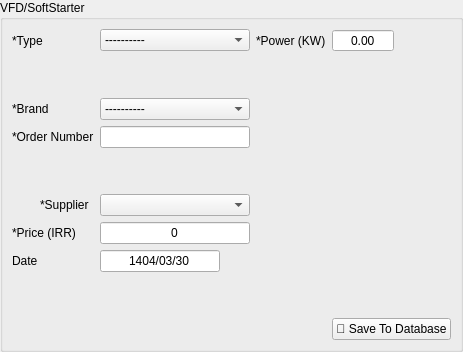
      <widget class="QWidget" name="vfd_softstarter">
       <layout class="QGridLayout" name="gridLayout_19">
        <property name="leftMargin">
         <number>0</number>
        </property>
        <property name="topMargin">
         <number>0</number>
        </property>
        <property name="rightMargin">
         <number>0</number>
        </property>
        <property name="bottomMargin">
         <number>0</number>
        </property>
        <item row="0" column="0">
         <widget class="QGroupBox" name="groupBox_9">
          <property name="title">
           <string>VFD/SoftStarter</string>
          </property>
          <layout class="QGridLayout" name="gridLayout_18">
           <item row="3" column="0" colspan="2">
            <widget class="QLabel" name="label_68">
             <property name="maximumSize">
              <size>
               <width>73</width>
               <height>16777215</height>
              </size>
             </property>
             <property name="text">
              <string>*Brand</string>
             </property>
            </widget>
           </item>
           <item row="7" column="1">
            <widget class="QLabel" name="label_66">
             <property name="maximumSize">
              <size>
               <width>51</width>
               <height>16777215</height>
              </size>
             </property>
             <property name="text">
              <string>*Supplier</string>
             </property>
            </widget>
           </item>
           <item row="1" column="0" colspan="2">
            <widget class="QLabel" name="label_61">
             <property name="maximumSize">
              <size>
               <width>73</width>
               <height>16777215</height>
              </size>
             </property>
             <property name="text">
              <string>*Type</string>
             </property>
            </widget>
           </item>
           <item row="11" column="4">
            <spacer name="verticalSpacer_23">
             <property name="orientation">
              <enum>Qt::Vertical</enum>
             </property>
             <property name="sizeHint" stdset="0">
              <size>
               <width>20</width>
               <height>40</height>
              </size>
             </property>
            </spacer>
           </item>
           <item row="5" column="0" colspan="2">
            <widget class="QLabel" name="label_51">
             <property name="text">
              <string>*Order Number</string>
             </property>
            </widget>
           </item>
           <item row="6" column="3">
            <spacer name="verticalSpacer_24">
             <property name="orientation">
              <enum>Qt::Vertical</enum>
             </property>
             <property name="sizeType">
              <enum>QSizePolicy::Minimum</enum>
             </property>
             <property name="sizeHint" stdset="0">
              <size>
               <width>20</width>
               <height>40</height>
              </size>
             </property>
            </spacer>
           </item>
           <item row="12" column="5" colspan="2" alignment="Qt::AlignRight">
            <widget class="QPushButton" name="vfd_softstarter_save_btn">
             <property name="maximumSize">
              <size>
               <width>150</width>
               <height>16777215</height>
              </size>
             </property>
             <property name="text">
              <string>💾 Save To Database</string>
             </property>
            </widget>
           </item>
           <item row="1" column="5">
            <widget class="QDoubleSpinBox" name="vfd_softstarter_power">
             <property name="minimumSize">
              <size>
               <width>62</width>
               <height>0</height>
              </size>
             </property>
             <property name="maximumSize">
              <size>
               <width>100</width>
               <height>16777215</height>
              </size>
             </property>
             <property name="alignment">
              <set>Qt::AlignCenter</set>
             </property>
             <property name="buttonSymbols">
              <enum>QAbstractSpinBox::NoButtons</enum>
             </property>
            </widget>
           </item>
           <item row="7" column="3">
            <widget class="QComboBox" name="vfd_softstarter_supplier">
             <property name="maximumSize">
              <size>
               <width>184</width>
               <height>16777215</height>
              </size>
             </property>
            </widget>
           </item>
           <item row="7" column="0">
            <widget class="QPushButton" name="vfd_softstarter_add_supplier_btn">
             <property name="maximumSize">
              <size>
               <width>16</width>
               <height>16</height>
              </size>
             </property>
             <property name="styleSheet">
              <string notr="true">QPushButton {
    background-color: rgba(0, 0, 0, 0); /* Fully transparent background */
    border: none;                      /* Optional: remove the border */
}
QPushButton:hover {
	color: #d3dae3;
	padding: 2px;
	background-color: #F77F00;
}

QPushButton:pressed {
	color: #d3dae3;
	padding: 2px;
	background-color: #F77F00;
}
QPushButton:pressed {
	color: #d3dae3;
	padding: 2px;
	background-color: #2c2f2f;
}</string>
             </property>
             <property name="text">
              <string/>
             </property>
             <property name="icon">
              <iconset>
               <normaloff>../../assets/plus.png</normaloff>../../assets/plus.png</iconset>
             </property>
            </widget>
           </item>
           <item row="9" column="0" colspan="2">
            <widget class="QLabel" name="label_67">
             <property name="maximumSize">
              <size>
               <width>73</width>
               <height>16777215</height>
              </size>
             </property>
             <property name="text">
              <string>*Price (IRR)</string>
             </property>
            </widget>
           </item>
           <item row="1" column="4" alignment="Qt::AlignRight">
            <widget class="QLabel" name="general_spec_label_2">
             <property name="text">
              <string>*Power (KW)</string>
             </property>
            </widget>
           </item>
           <item row="5" column="3">
            <widget class="QLineEdit" name="vfd_softstarter_order_number">
             <property name="minimumSize">
              <size>
               <width>150</width>
               <height>0</height>
              </size>
             </property>
             <property name="maximumSize">
              <size>
               <width>184</width>
               <height>16777215</height>
              </size>
             </property>
            </widget>
           </item>
           <item row="9" column="3">
            <widget class="QLineEdit" name="vfd_softstarter_price">
             <property name="maximumSize">
              <size>
               <width>184</width>
               <height>16777215</height>
              </size>
             </property>
             <property name="text">
              <string>0</string>
             </property>
             <property name="alignment">
              <set>Qt::AlignCenter</set>
             </property>
            </widget>
           </item>
           <item row="3" column="4" colspan="2">
            <spacer name="horizontalSpacer_9">
             <property name="orientation">
              <enum>Qt::Horizontal</enum>
             </property>
             <property name="sizeType">
              <enum>QSizePolicy::Expanding</enum>
             </property>
             <property name="sizeHint" stdset="0">
              <size>
               <width>40</width>
               <height>20</height>
              </size>
             </property>
            </spacer>
           </item>
           <item row="2" column="3">
            <spacer name="verticalSpacer_30">
             <property name="orientation">
              <enum>Qt::Vertical</enum>
             </property>
             <property name="sizeType">
              <enum>QSizePolicy::Minimum</enum>
             </property>
             <property name="sizeHint" stdset="0">
              <size>
               <width>20</width>
               <height>40</height>
              </size>
             </property>
            </spacer>
           </item>
           <item row="3" column="3">
            <widget class="QComboBox" name="vfd_softstarter_brand">
             <property name="maximumSize">
              <size>
               <width>184</width>
               <height>16777215</height>
              </size>
             </property>
             <item>
              <property name="text">
               <string>----------</string>
              </property>
             </item>
             <item>
              <property name="text">
               <string>Schneider Electric</string>
              </property>
             </item>
             <item>
              <property name="text">
               <string>Siemens</string>
              </property>
             </item>
             <item>
              <property name="text">
               <string>Hyundai</string>
              </property>
             </item>
            </widget>
           </item>
           <item row="1" column="3">
            <widget class="QComboBox" name="vfd_softstarter_type">
             <property name="maximumSize">
              <size>
               <width>184</width>
               <height>16777215</height>
              </size>
             </property>
             <item>
              <property name="text">
               <string>----------</string>
              </property>
             </item>
             <item>
              <property name="text">
               <string>VFD</string>
              </property>
             </item>
             <item>
              <property name="text">
               <string>SoftStarter</string>
              </property>
             </item>
            </widget>
           </item>
           <item row="10" column="0" colspan="2">
            <widget class="QLabel" name="label_91">
             <property name="maximumSize">
              <size>
               <width>73</width>
               <height>16777215</height>
              </size>
             </property>
             <property name="text">
              <string>Date</string>
             </property>
            </widget>
           </item>
           <item row="10" column="3">
            <widget class="QLineEdit" name="vfd_softstarter_price_date">
             <property name="maximumSize">
              <size>
               <width>120</width>
               <height>16777215</height>
              </size>
             </property>
             <property name="text">
              <string>1404/03/30</string>
             </property>
             <property name="alignment">
              <set>Qt::AlignCenter</set>
             </property>
            </widget>
           </item>
          </layout>
         </widget>
        </item>
       </layout>
      </widget>
